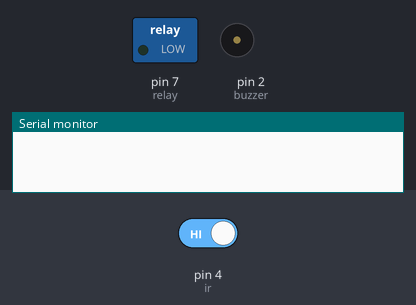
Bench run of a sketch on a simulated Arduino Uno, built with avr-gcc and run on an emulated ATmega328P. Shown: switched loads named in the sketch (green lamp = pin HIGH), buzzer (waves = sounding), the last lines printed to the serial monitor. Inputs (shaded band) come from the test bench; at power-on: pin 4 (ir) HIGH.

Above: at 1.8 s.
1.9 s: pin 4 (ir) driven LOW
At 2.01 s:
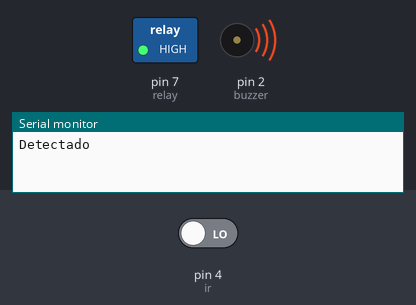
Timing chart, 0 to 10.9 s (numbered marks = the images above; inputs shaded):
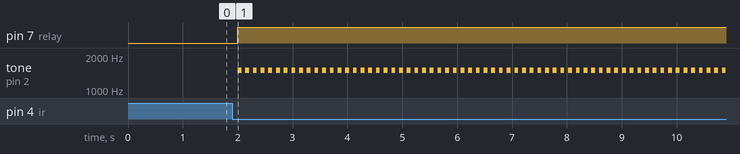

Measured:
- after the input at 1.9 s, pin 7 (relay): LOW → HIGH after 0.10 s; tone on pin 2 (buzzer): alternates 1500 Hz for 0.07 s and silent for 0.07 s, starting after 0.10 s

The sketch:

Feira.ino
```cpp
/*  Feira de Engenharia Elétrica 2015 - FEE UFPB
    Software para controle de segurança de uma casa.
    Criado e mantido pelos alunos Vinícius Marinho, Matheus Duarte, Rivaldo Ferreira
    e pelos orientadores Filipe Cavalcanti e Marcelo Lira.

    João Pessoa, setembro de 2015.

*/

const int buzzer = 2;
const int ir = 4;
const int relay = 7;
int detect;


void setup(){
  pinMode(buzzer, OUTPUT);    //Buzzer como saída
  pinMode(ir, INPUT);         //Infrared como entrada
  pinMode(relay, OUTPUT);     //Relé como saída
  Serial.begin(9600);
}


void loop(){
  detect = digitalRead(ir);   //Detecta o estado do sensor IR
  if (detect==0){
    digitalWrite(relay, HIGH);    //Ative o relay
    Serial.println("Detectado");
    tone(buzzer,1500);    //Toca alarme
    delay(70);
    noTone(buzzer);
    delay(70);
  }
  else
    delay(500);
    digitalWrite(relay, LOW);
}
```
